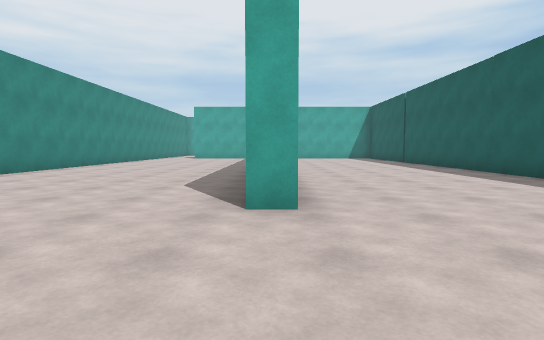
[1] (above)

21 first-person views from a walk through a scene from a Unity 3-D project. The camera is 1.2 m above the floor, tilts 4° down and sees 80° across. The floor is counted in squares, 2 m on a side. Each view is taken from the middle of a square. On the plan, view 1 faces up. The plan holds only what a view shows up to about 10 squares ahead; the rest is blank. The place goes on beyond the plan. The player character is not drawn.

[2]
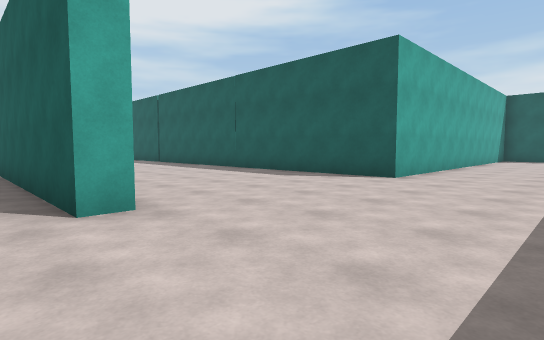

[3]
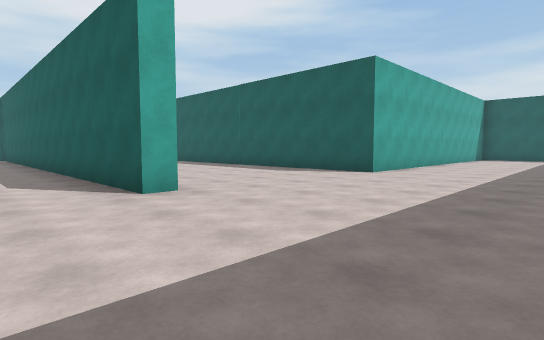

[4]
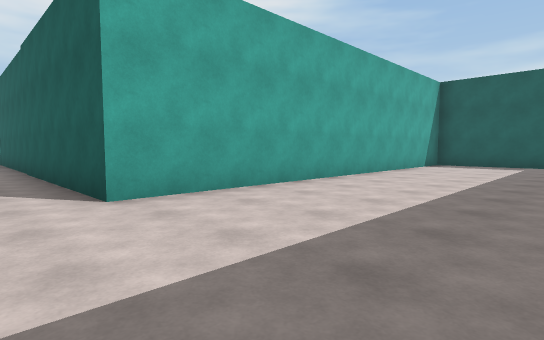

[5]
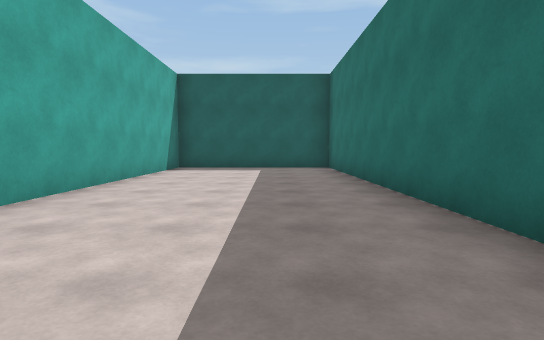

[6]
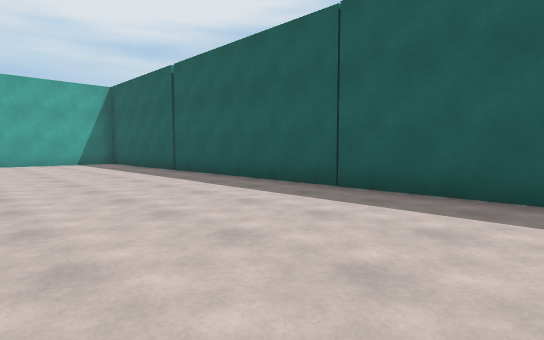

[7]
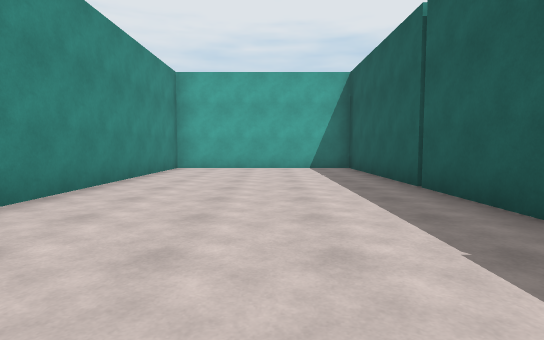

[8]
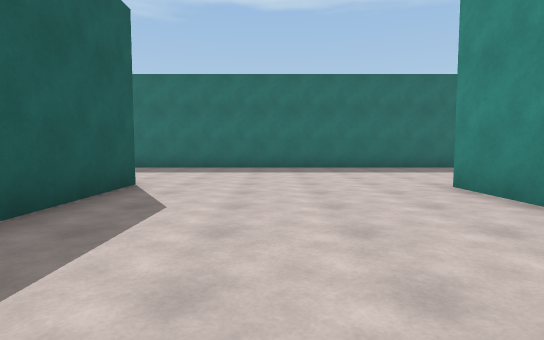

[9]
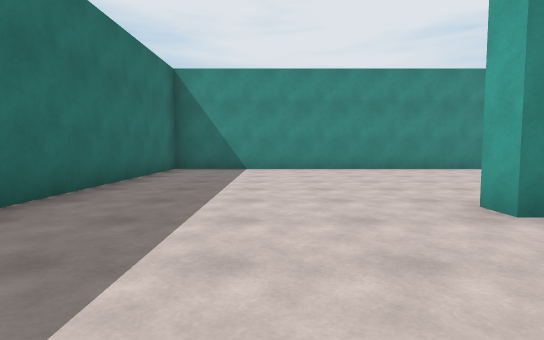

[10]
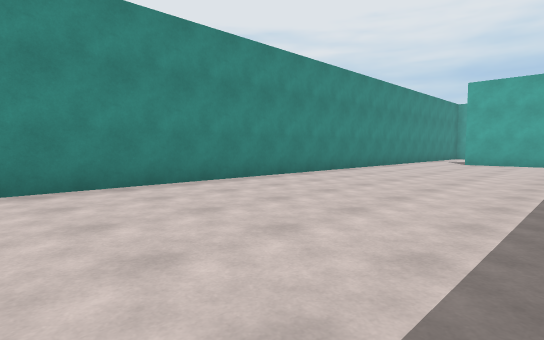

[11]
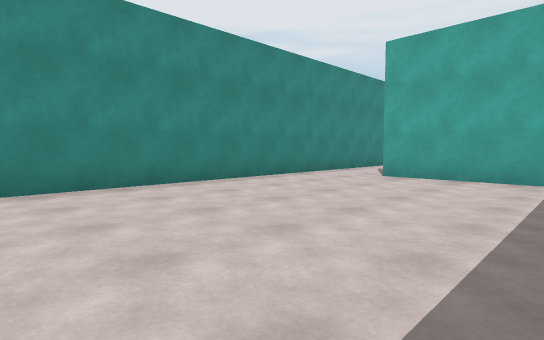

[12]
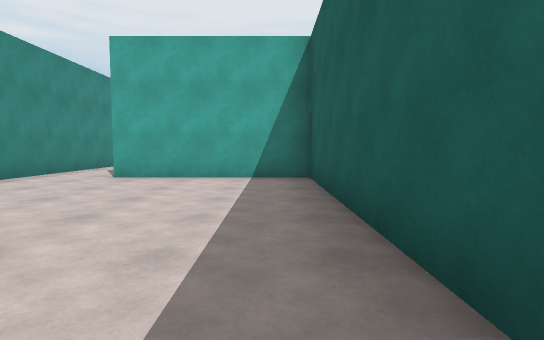

[13]
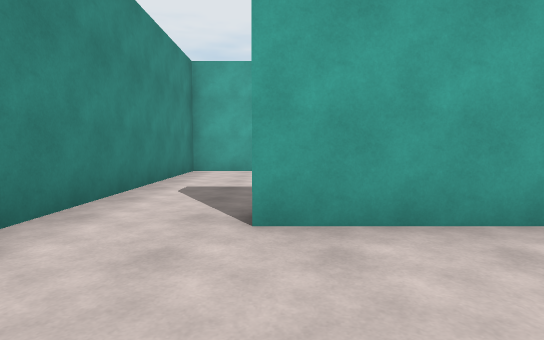

[14]
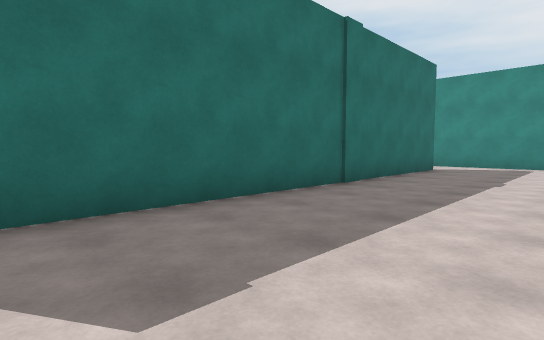

[15]
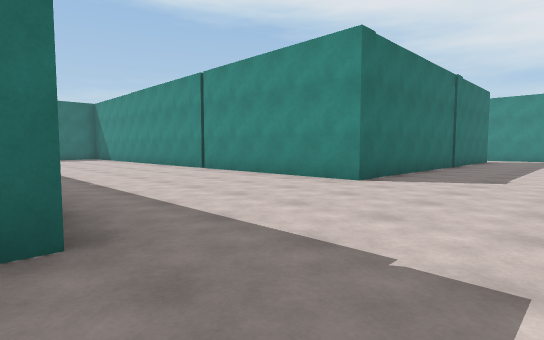

[16]
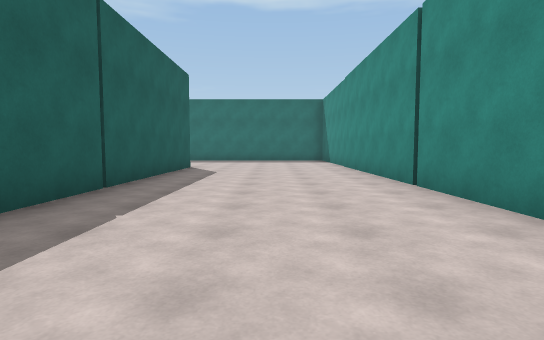

[17]
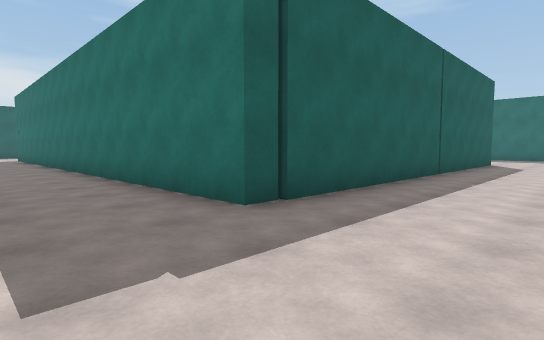

[18]
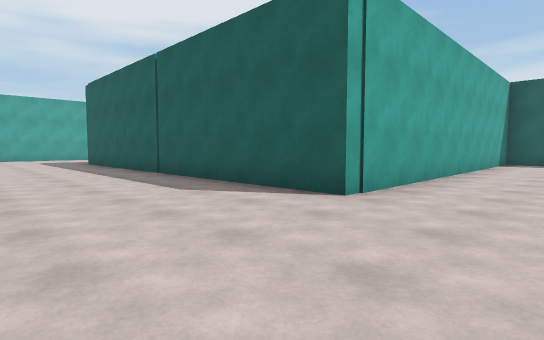

[19]
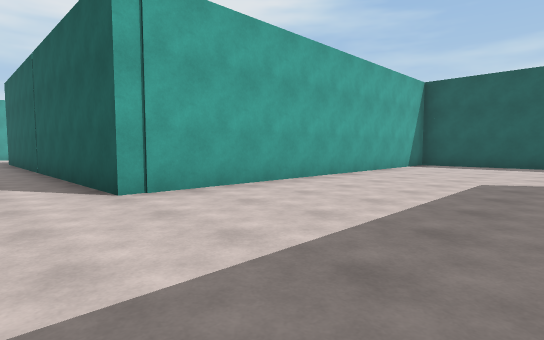

[20]
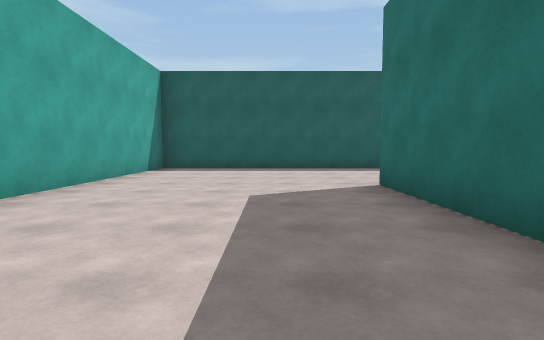

[21]
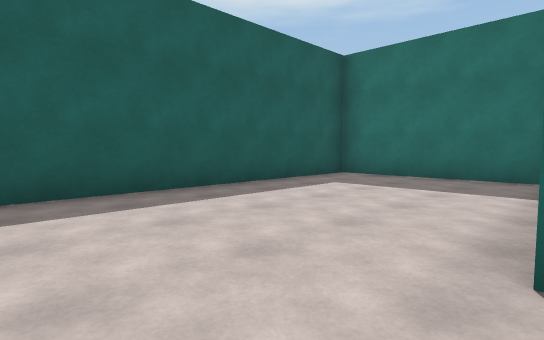

### Floor plan
Points are (right, up) in squares from view 1. A wall is a line through its corners. A room is listed if a view was taken in it or the views show most of it. See-through windows are left out.
Room 1 (views 1, 2, 3, 4, 5, 6, 7, 8, 9, 10, 11, 12, 13)
walls: (0.3, 4.8) (0.3, 3.1) (-0.2, 3.1) (-0.2, 17.4) (-4.2, 17.4); (-6, 17.5) (-6, -1.7) (15.7, -1.7) (15.7, 2.8) (5.2, 2.8) (5.2, 17.4) (0.3, 17.4) (0.3, 11.2)
ways out: opening at (-5, 18) to room 2
Room 2 (views 14, 15, 16, 17, 18, 19, 20, 21)
walls: (13, 3.3) (16.2, 3.3); (-4.2, 17.9) (5.7, 17.9) (5.7, 7.9); (16.5, -1.7) (20.3, -1.7) (20.3, 8.1) (10.5, 8.1) (10.5, 18.8) (20, 18.8); (-6, 21.5) (-6, 17.5)
ways out: opening at (-5, 18) to room 1

Where each view was taken, in squares from view 1:
view 1: 0 up, 0 right, facing up
view 2: 0 up, 1 left, facing up-right
view 3: 1 down, 2 left, facing up-right
view 4: 1 down, 4 right, facing up-right
view 5: 0 up, 6 right, facing right
view 6: 5 up, 1 right, facing up-right
view 7: 8 up, 3 right, facing up
view 8: 8 up, 3 right, facing down
view 9: 1 up, 3 right, facing left
view 10: 5 up, 1 left, facing up-left
view 11: 11 up, 1 left, facing up-left
view 12: 11 up, 1 left, facing up
view 13: 15 up, 4 left, facing up
view 14: 21 up, 5 right, facing down-left
view 15: 21 up, 11 right, facing down-left
view 16: 18 up, 8 right, facing down
view 17: 21 up, 8 right, facing down-right
view 18: 6 up, 7 right, facing up-right
view 19: 4 up, 9 right, facing up-right
view 20: 5 up, 11 right, facing right
view 21: 5 up, 16 right, facing down-right
